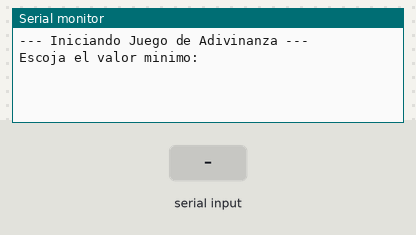
Bench run of a program on a simulated ESP32. Parts: the last lines printed to the serial monitor. The inputs (shaded band) are chosen by the test bench. Random numbers use the default seed unless the program sets one.

Above: at 2.2 s.
2.3 s: "90,45\n" received over Serial
At 3.0 s:
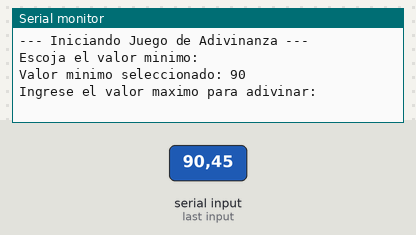
3.8 s: "30,150\n" received over Serial
At 4.2 s:
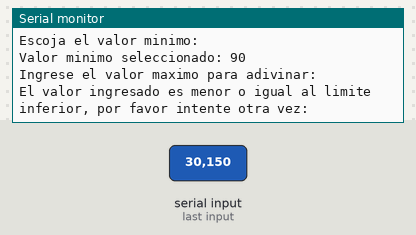
5.3 s: "200\n" received over Serial
At 6.5 s:
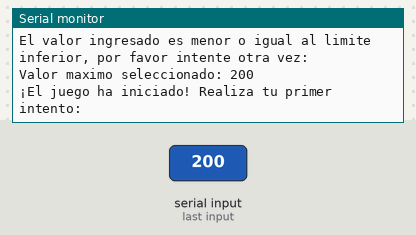
6.8 s: "0\n" received over Serial
At 7.6 s:
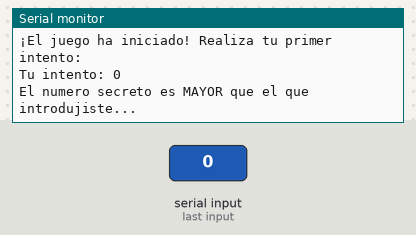
8.3 s: "200\n" received over Serial
At 8.7 s:
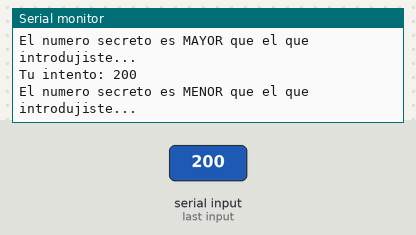

The program:

main.cpp
```cpp
#include <Arduino.h>

int Estado = 0;
long maxValue = 0;
long minValue = 0;
long secretValue = 0;

void setup() {
  Serial.begin(115200);
  delay(1000);

  Serial.println("--- Iniciando Juego de Adivinanza ---");
  Serial.println("Escoja el valor minimo:");

  randomSeed(analogRead(36));
}

void loop() {
  if (Serial.available() > 0) {
    long NumInt = Serial.parseInt();

    // Limpiar el buffer de caracteres residuales (\n, \r)
    while (Serial.available() > 0) {
      Serial.read();
    }

    switch (Estado) {
      case 0:
        minValue = NumInt;
        Serial.print("Valor minimo seleccionado: ");
        Serial.println(minValue);
        Serial.println("Ingrese el valor maximo para adivinar:");
        Estado = 1;
        break;

      case 1:
        maxValue = NumInt;
        if (maxValue <= minValue) {
          Serial.println("El valor ingresado es menor o igual al limite inferior, por favor intente otra vez:");
        } else {
          Serial.print("Valor maximo seleccionado: ");
          Serial.println(maxValue);

          secretValue = random(minValue, maxValue + 1);

          Serial.println("\n¡El juego ha iniciado! Realiza tu primer intento:");
          Estado = 2;
        }
        break;

      case 2:
        Serial.print("Tu intento: ");
        Serial.println(NumInt);

        if (NumInt < secretValue) {
          Serial.println("El numero secreto es MAYOR que el que introdujiste...");
        }
        else if (NumInt > secretValue) {
          Serial.println("El numero secreto es MENOR que el que introdujiste...");
        }
        else {
          Serial.println("\n¡EXCELENTE! ¡Adivinaste el numero!");
          Serial.println("-----------------------------------");
          Serial.println("Vamos a jugar de nuevo. Ingrese un nuevo valor MINIMO:");

          Estado = 0;
        }
        break;
    }
  }
}
```

Measured:
- after the input at 2.3 s, the serial monitor: prints a new line at once (image 1)
- after the input at 3.8 s, the serial monitor: prints a new line at once (image 2)
- after the input at 5.3 s, the serial monitor: prints a new line at once (image 3)
- after the input at 6.8 s, the serial monitor: prints a new line at once (image 4)
- after the input at 8.3 s, the serial monitor: prints a new line at once (image 5)
